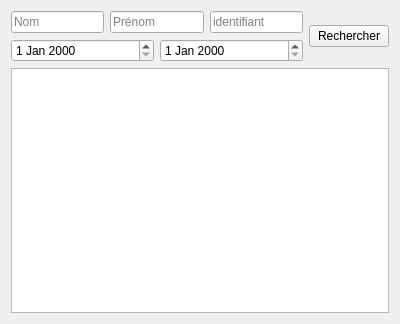
<?xml version="1.0" encoding="UTF-8"?>
<ui version="4.0">
 <class>SearchClientWidget</class>
 <widget class="QWidget" name="SearchClientWidget">
  <property name="geometry">
   <rect>
    <x>0</x>
    <y>0</y>
    <width>400</width>
    <height>324</height>
   </rect>
  </property>
  <property name="windowTitle">
   <string>Form</string>
  </property>
  <layout class="QGridLayout" name="gridLayout">
   <item row="0" column="0">
    <layout class="QHBoxLayout" name="horizontalLayout_2">
     <item>
      <layout class="QVBoxLayout" name="verticalLayout_2">
       <item>
        <layout class="QHBoxLayout" name="horizontalLayout">
         <item>
          <widget class="QLineEdit" name="lastname">
           <property name="placeholderText">
            <string>Nom</string>
           </property>
          </widget>
         </item>
         <item>
          <widget class="QLineEdit" name="firstname">
           <property name="placeholderText">
            <string>Prénom</string>
           </property>
          </widget>
         </item>
         <item>
          <widget class="QLineEdit" name="id">
           <property name="placeholderText">
            <string>identifiant</string>
           </property>
          </widget>
         </item>
        </layout>
       </item>
       <item>
        <layout class="QHBoxLayout" name="horizontalLayout_3">
         <item>
          <widget class="QDateEdit" name="dateEdit"/>
         </item>
         <item>
          <widget class="QDateEdit" name="dateEdit_2"/>
         </item>
        </layout>
       </item>
      </layout>
     </item>
     <item>
      <widget class="QPushButton" name="pushButton">
       <property name="text">
        <string>Rechercher</string>
       </property>
      </widget>
     </item>
    </layout>
   </item>
   <item row="1" column="0">
    <widget class="QTableView" name="tableView"/>
   </item>
  </layout>
 </widget>
 <resources/>
 <connections/>
</ui>
